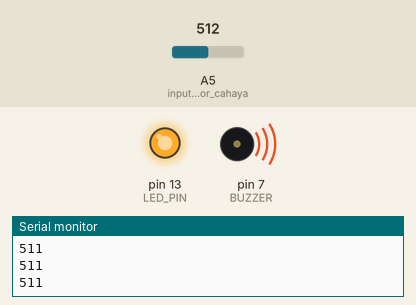
Simulated run of this sketch. Board: Arduino Uno, built with avr-gcc and run on an emulated ATmega328P. Parts: output pins drawn as LEDs (lit = HIGH), buzzer (waves = sounding), the last lines printed to the serial monitor. The test bench sets the inputs (shaded band); at power-on: A5 (input_sensor_cahaya) = 512.

Above: at 1.3 s.
1.4 s: A5 (input_sensor_cahaya) set to 129
4.4 s: A5 (input_sensor_cahaya) set to 113
At 5.6 s:
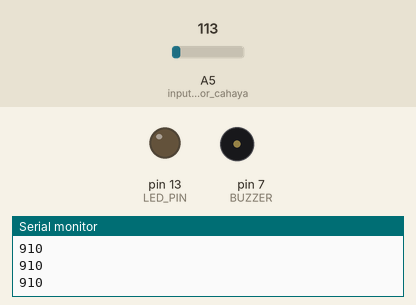
Timing chart, 0 to 7.4 s (numbered marks = the images above; inputs shaded):
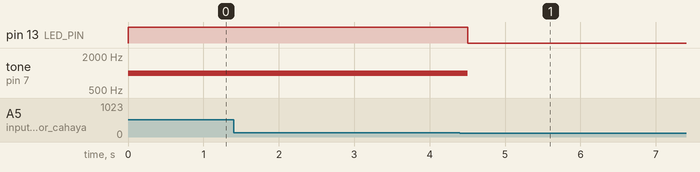

The sketch:

sensor_cahaya.ino
```cpp
#define BUZZER 7
#define LED_PIN 13

void setup() {
  Serial.begin(9600);
  pinMode(A5, INPUT);             // input sensor cahaya
  pinMode(LED_PIN, OUTPUT);
  pinMode(BUZZER, OUTPUT);
}

// LED berkedip
void soundAlert(int speed, int freq){
  tone(BUZZER, freq);
  delay(speed);
  noTone(BUZZER);
}

// sound buzzer di module
void loop() {
  int sensor_value = analogRead(A5);
  int adjusted_value = 1023 - sensor_value;  // Membalik nilai pembacaan
  Serial.println(adjusted_value);

  if (adjusted_value < 900) {  // Kondisi sesuai pembacaan cahaya terang
    digitalWrite(LED_PIN, HIGH);
    soundAlert(500, 1000);  // Buzzer menyala
  } else {
    digitalWrite(LED_PIN, LOW);
  }
}
```

Measured:
- the behaviour switches between 124 and 123 on A5 (input_sensor_cahaya) (found by bisection; images 0 and 1)
- after the input at 4.4 s, pin 13 (LED_PIN): HIGH → LOW after 0.10 s; tone on pin 7 (BUZZER): 1000 Hz → silent after 0.10 s
